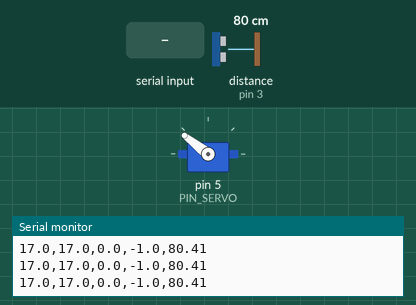
Simulated run of this sketch. Board: Arduino Nano Every. On the bench: servo, the last lines printed to the serial monitor. Wiring (inferred from the names in the program): ultrasonic range finder: trigger pin 2; echo pin 3. The inputs (shaded band) are chosen by the test bench; at power-on: distance to the obstacle (sensor on pin 3) 80 cm. The echo pulse lasts 58.3 µs per cm.

Above: at 2.2 s.
2.3 s: "t90\n" received over Serial
At 3.2 s:
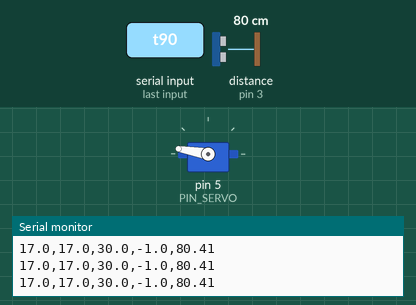
5.3 s: "g 45\n" received over Serial
At 5.49 s:
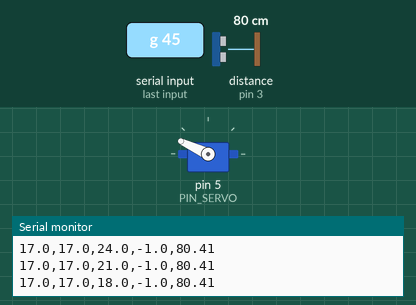
8.3 s: distance to the obstacle (sensor on pin 3) set to 4 cm
At 9.2 s:
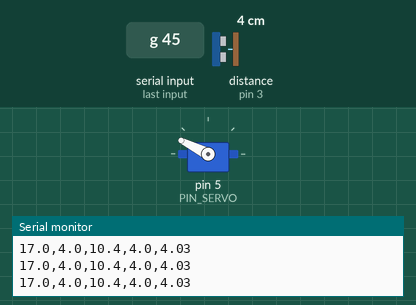
9.9 s: distance to the obstacle (sensor on pin 3) set to 2 cm
At 12.0 s:
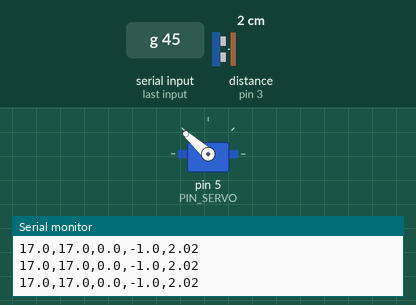
12.4 s: "t 45\n" received over Serial
At 13.4 s:
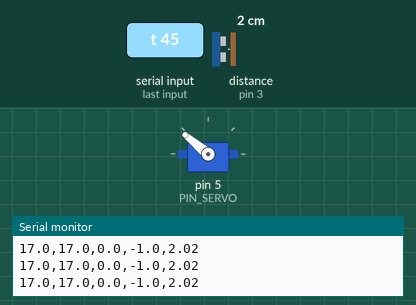
13.9 s: "g90\n" received over Serial
At 15.2 s:
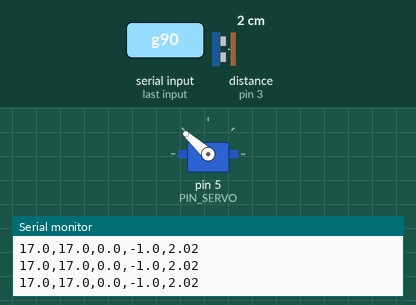
Timing chart, 0 to 16.4 s (numbered marks = the images above; inputs shaded):
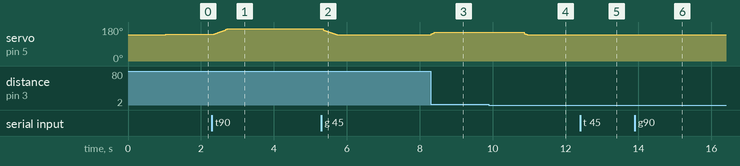

The sketch:

ball_on_beam_working_2026-10-22.ino
```cpp
// SAVED WORKING VERSION, 22 Oct 2026 - ball balanced at the pivot.
// Copy of ../../ball_on_beamfable2.ino at the time; open this folder in the IDE to upload it as-is.
//
// Ball on beam - fresh start, 22 Oct 2026.
//
// Hardware: Arduino Nano Every, SG90 servo on D5, HC-SR04 (Trig D2, Echo D3).
// Geometry: sensor at one end of the beam, pivot ~17 cm from the sensor,
//           ball balances at servo ~140 deg, ball travel ~2.8 to ~27.6 cm.
//
// Sign convention: tilt > 0 makes the ball roll AWAY from the sensor.
//   servo angle = level + direction * tilt
//
// Serial 115200, one CSV line per 40 ms loop:
//   setpoint_cm,distance_cm,tilt_deg,raw_cm,ping_cm
//   distance_cm = estimated ball position, raw_cm = reading used this loop (-1 = rejected),
//   ping_cm = shorter of this loop's two pings (0 = no echo).
//
// Commands (type into the Serial Monitor, Enter to send):
//   t5      fixed tilt of 5 deg, control off  -> ball must roll AWAY from the sensor
//   h       hold the beam level, control off
//   g       go: balance the ball (this is the mode after reset)
//   r       reverse direction (use if t5 rolls the ball TOWARD the sensor)
//   s17     setpoint, cm from the sensor
//   l140    level servo angle
//   p0.8  d1.0  i0.3    PID gains
//   m20     max tilt either side of level (servo deg)
//   w3      max servo change per 40 ms loop (deg) - lower = smoother, slower beam
//   b3      slop compensation (servo deg jumped when the beam reverses); b0 = off
//   ?       print settings

#include <Servo.h>

// ---------- Pins ----------
const int PIN_SERVO = 5;
const int PIN_TRIG  = 2;
const int PIN_ECHO  = 3;

// ---------- Geometry / servo ----------
const float PIVOT_CM  = 17.0;   // pivot distance from the sensor; default setpoint
// Level by eye is ~137.5, but the ball balances ~2.5 deg higher: in deadzone_01 it
// only rolled away at +6 and back at -2, and runs 10-12 sat at +3 on average.
float levelDeg        = 140.0;  // servo angle where the ball balances
int   direction       = 1;
float maxTilt  = 20.0;          // servo deg either side of level (was 30: too violent)
float tiltStep = 3.0;           // max servo change per loop, deg (was 6: too jerky)
// Slop: the servo can move ~8 deg (deadzone_01) before the beam/ball respond.
// When the tilt command reverses, the output jumps by this much across the slop.
float backlash = 5.0;            // live value when the ball balanced (run_14); 3 also held (run_13)
const float BACKLASH_HYST = 0.5; // command must reverse this far to count as a reversal

// ---------- Loop ----------
const unsigned long LOOP_MS = 40;   // 25 Hz
const float DT = LOOP_MS / 1000.0;

// ---------- Sensor ----------
const unsigned long ECHO_TIMEOUT_US = 8000;
const unsigned long PING_GAP_MS = 18;  // let the first ping's echoes die out
const float RANGE_MIN_CM = 2.5;        // ball against the near stop reads ~2.8
const float RANGE_MAX_CM = 28.0;       // far stop ~27.6; the end block reads ~29.5
// With the ball nearer than ~13.5 cm the sensor often sees a false echo at
// 15.0-16.4 cm (the pivot area; run_08 had it on ~25% of loops with the ball at
// 9-11 cm). Readings in this band are only trusted while they agree closely
// with where the ball is predicted to be.
const float PHANTOM_LO_CM   = 14.8;
const float PHANTOM_HI_CM   = 17.3;
const float PHANTOM_OPEN_CM = 14.5;

// ---------- Position / velocity estimator (alpha-beta filter) ----------
const float ALPHA = 0.4;          // position correction, 0..1
const float BETA  = 0.1;          // velocity correction (lower = smoother velocity)
const float VEL_MAX = 40.0;       // cm/s; the ball never rolls faster than this
const float VEL_RESID_CM = 1.5;   // one noisy reading can't kick the velocity more than this
const float GATE_FAR_CM  = 3.5;   // 2.5 lost a fast ball in run_09 (real 12.1 rejected at 9.2)
const float GATE_NEAR_CM = 4.0;
const float PHANTOM_AGREE_CM = 1.0; // a phantom-band reading must be this close to the prediction
const int   REACQUIRE_MISSES = 5; // after 0.2 s of rejects, jump to the next sane reading
const int   LOST_MISSES = 25;     // after 1 s with nothing usable, level the beam and wait

// ---------- PID ----------
float Kp = 0.8;    // servo deg per cm
float Ki = 0.3;    // servo deg per cm*s
float Kd = 1.0;    // servo deg per cm/s
const float I_LIMIT = 8.0;    // integral clamp (servo deg)
const float I_ZONE_CM = 6.0;  // only integrate when this close to the setpoint
                              // (run_08: ball sat 6 cm off for 3 s with the integral off)

// ---------- State ----------
enum Mode { MODE_RUN, MODE_FIXED };
Mode  mode      = MODE_RUN;
float fixedTilt = 0.0;
float setpoint  = PIVOT_CM;
float est       = PIVOT_CM;   // estimated ball position (cm from the sensor)
float vel       = 0.0;        // estimated velocity (cm/s, + = away from the sensor)
bool  tracking  = false;
int   misses    = 0;
float integ     = 0.0;
float tilt      = 0.0;        // current tilt command (servo deg from level)
int   moveDir   = 1;          // +1 / -1: direction the tilt command last moved
float movePeak  = 0.0;        // furthest tilt reached in that direction
unsigned long nextLoop = 0;

Servo servo;
char cmdBuf[16];
int  cmdLen = 0;
unsigned long lastCharMs = 0;

float clampf(float v, float lo, float hi) { return v < lo ? lo : (v > hi ? hi : v); }

// Same scale as Servo::write() (0-180 deg -> 544-2400 us) but with sub-degree resolution.
void writeServo(float deg) {
  deg = clampf(deg, 0.0, 180.0);
  servo.writeMicroseconds((int)(544 + deg * (2400 - 544) / 180.0 + 0.5));
}

// One ping, returns cm or -1 on no echo.
float pingCm() {
  digitalWrite(PIN_TRIG, LOW);
  delayMicroseconds(4);
  digitalWrite(PIN_TRIG, HIGH);
  delayMicroseconds(10);
  digitalWrite(PIN_TRIG, LOW);
  unsigned long us = pulseIn(PIN_ECHO, HIGH, ECHO_TIMEOUT_US);
  if (us == 0) return -1.0;
  return us / 58.0;
}

// Two pings, keep the shorter: false echoes almost always read long.
float pingBestCm() {
  float a = pingCm();
  delay(PING_GAP_MS);
  float b = pingCm();
  if (a < 0) return b;
  if (b < 0) return a;
  return a < b ? a : b;
}

// Feeds one reading (-1 = none) to the estimator. Returns true if it was used.
bool updateEstimate(float raw) {
  bool inRange = raw >= RANGE_MIN_CM && raw <= RANGE_MAX_CM;
  bool phantom = raw >= PHANTOM_LO_CM && raw <= PHANTOM_HI_CM && est < PHANTOM_OPEN_CM;

  if (!tracking) {
    if (!inRange || phantom) return false;
    est = raw; vel = 0.0; misses = 0; tracking = true;
    return true;
  }

  float pred = est + vel * DT;
  float r = raw - pred;
  bool ok = inRange && r < GATE_FAR_CM + 0.5 * misses && r > -(GATE_NEAR_CM + misses);
  if (phantom && fabs(r) > PHANTOM_AGREE_CM) ok = false;

  if (!ok && inRange && !phantom && misses >= REACQUIRE_MISSES) {
    est = raw; vel = 0.0; misses = 0;   // lost the ball: jump to the new reading
    return true;
  }

  if (ok) {
    est = pred + ALPHA * r;
    vel = clampf(vel + BETA / DT * clampf(r, -VEL_RESID_CM, VEL_RESID_CM), -VEL_MAX, VEL_MAX);
    misses = 0;
  } else {
    est = pred;
    vel *= 0.8;
    misses++;
    if (misses >= LOST_MISSES) {
      tracking = false;
      est = PIVOT_CM;   // so the phantom check can't lock out the real ball
      vel = 0.0;
      return false;
    }
  }
  if (est < RANGE_MIN_CM || est > RANGE_MAX_CM) {   // ball is against a stop
    est = clampf(est, RANGE_MIN_CM, RANGE_MAX_CM);
    vel = 0.0;
  }
  return ok;
}

void printSettings() {
  Serial.print(F("# mode="));  Serial.print(mode == MODE_RUN ? F("RUN") : F("FIXED"));
  if (mode == MODE_FIXED) { Serial.print(F(" tilt=")); Serial.print(fixedTilt, 1); }
  Serial.print(F(" sp="));     Serial.print(setpoint, 1);
  Serial.print(F(" Kp="));     Serial.print(Kp, 2);
  Serial.print(F(" Ki="));     Serial.print(Ki, 2);
  Serial.print(F(" Kd="));     Serial.print(Kd, 2);
  Serial.print(F(" max="));    Serial.print(maxTilt, 1);
  Serial.print(F(" step="));   Serial.print(tiltStep, 1);
  Serial.print(F(" slop="));   Serial.print(backlash, 1);
  Serial.print(F(" level="));  Serial.print(levelDeg, 1);
  Serial.print(F(" dir="));    Serial.println(direction);
}

void runCommand(const char *c) {
  float v = atof(c + 1);
  bool hasVal = c[1] != '\0';
  switch (tolower(c[0])) {
    case 't': mode = MODE_FIXED; fixedTilt = clampf(v, -30.0, 30.0); break;
    case 'h': mode = MODE_FIXED; fixedTilt = 0.0; break;
    case 'g': mode = MODE_RUN; integ = 0.0; break;
    case 'r': direction = -direction; break;
    case 's': if (hasVal) setpoint = clampf(v, 5.0, 25.0); break;
    case 'l': if (hasVal) levelDeg = clampf(v, 90.0, 180.0); break;
    case 'p': if (hasVal) Kp = v; break;
    case 'i': if (hasVal) { Ki = v; integ = 0.0; } break;
    case 'd': if (hasVal) Kd = v; break;
    case 'm': if (hasVal) maxTilt = clampf(v, 2.0, 30.0); break;
    case 'w': if (hasVal) tiltStep = clampf(v, 0.5, 10.0); break;
    case 'b': if (hasVal) backlash = clampf(v, 0.0, 10.0); break;
    case '?': break;
    default:  Serial.println(F("# unknown command")); return;
  }
  printSettings();
}

// Collects a command line. Also runs it after 100 ms of quiet, so it works
// even with the Serial Monitor set to "No line ending".
void readCommands() {
  while (Serial.available()) {
    char c = Serial.read();
    lastCharMs = millis();
    if (c == '\n' || c == '\r' || c == ' ') {
      if (cmdLen > 0) { cmdBuf[cmdLen] = '\0'; runCommand(cmdBuf); cmdLen = 0; }
    } else if (cmdLen < (int)sizeof(cmdBuf) - 1) {
      cmdBuf[cmdLen++] = c;
    }
  }
  if (cmdLen > 0 && millis() - lastCharMs > 100) {
    cmdBuf[cmdLen] = '\0'; runCommand(cmdBuf); cmdLen = 0;
  }
}

void setup() {
  Serial.begin(115200);
  pinMode(PIN_TRIG, OUTPUT);
  pinMode(PIN_ECHO, INPUT);
  digitalWrite(PIN_TRIG, LOW);
  servo.attach(PIN_SERVO);
  writeServo(levelDeg);
  delay(1000);
  Serial.println(F("# ball on beam - fresh start. t5 = direction test, g = balance, ? = settings"));
  printSettings();
  Serial.println(F("setpoint_cm,distance_cm,tilt_deg,raw_cm,ping_cm"));
  nextLoop = millis();
}

void loop() {
  readCommands();
  if ((long)(millis() - nextLoop) < 0) return;
  nextLoop += LOOP_MS;

  // --- Sensor + estimate ---
  float ping = pingBestCm();
  bool used = updateEstimate(ping);

  // --- Control ---
  float target;
  if (mode == MODE_FIXED) {
    target = fixedTilt;
  } else if (!tracking) {
    target = 0.0;                 // no ball: level and wait
    integ = 0.0;
  } else {
    float err = setpoint - est;   // + = ball too close to the sensor
    if (fabs(err) < I_ZONE_CM)
      integ = clampf(integ + Ki * err * DT, -I_LIMIT, I_LIMIT);
    target = clampf(Kp * err + integ - Kd * vel, -maxTilt, maxTilt);
  }
  tilt += clampf(target - tilt, -tiltStep, tiltStep);

  // --- Slop compensation: track which way the command is moving ---
  if (moveDir > 0) {
    if (tilt > movePeak) movePeak = tilt;
    else if (tilt < movePeak - BACKLASH_HYST) { moveDir = -1; movePeak = tilt; }
  } else {
    if (tilt < movePeak) movePeak = tilt;
    else if (tilt > movePeak + BACKLASH_HYST) { moveDir = 1; movePeak = tilt; }
  }
  float out = tilt + moveDir * backlash / 2.0;
  if (mode == MODE_FIXED) out = tilt;   // keep t/h tests exact

  writeServo(levelDeg + direction * out);

  // --- Log ---
  Serial.print(setpoint, 1);  Serial.print(',');
  Serial.print(est, 1);       Serial.print(',');
  Serial.print(tilt, 1);      Serial.print(',');
  Serial.print(used ? ping : -1.0, 1); Serial.print(',');
  Serial.println(ping > 0 ? ping : 0.0, 2);
}
```

Measured:
- after the input at 2.3 s, servo on pin 5 (PIN_SERVO): moves from 142° to 170° over 0.36 s, starting after 0.06 s
- after the input at 5.3 s, servo on pin 5 (PIN_SERVO): moves from 170° to 138° over 0.36 s, starting after 0.06 s
- after the input at 8.3 s, servo on pin 5 (PIN_SERVO): 138° → 153° at once
- after the input at 9.9 s, servo on pin 5 (PIN_SERVO): 153° → 138° after 0.97 s
- after the input at 12.4 s, servo on pin 5 (PIN_SERVO): 138° → 140° at once
- after the input at 13.9 s, servo on pin 5 (PIN_SERVO): 140° → 138° after 0.05 s
